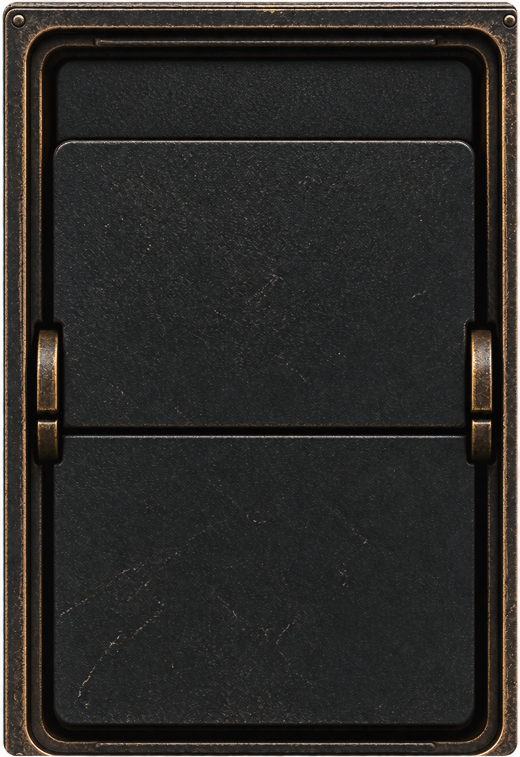
#> input picture assets/split-flap/experimental-v2/unlit-master.png, 1039 x 1514 px (shown at 1/2 size); its folder holds 3 pictures in this run
$ python prepare-experimental-flap-v2.py
#> lines starting #> are read from the running program, lines starting #| are printed output that depends on the picture
"""Build independently compositable hardware/card layers at native tile aspect.
Generated unlit-master supplies fixed frame pixels. Nine-slice frame reconstruction
preserves corner/hinge proportions; uninterrupted opaque material supplies cards.
"""
from pathlib import Path
from PIL import Image,ImageDraw
import json,hashlib
root=Path(__file__).resolve().parent.parent/'assets/split-flap/experimental-v2'
im=Image.open(root/'unlit-master.png').convert('RGBA');assert im.size==(1039,1514)
#> further down, im is the input picture: PIL image 1039x1514 RGBA; mean R, G, B, A 36, 33.7, 31.6, 243.6
w,h=826,1514;edge=130;joint=h//2
# Shorten the straight housing rails; preserve both side frames/corners at1:1.
# No global horizontal compression of hinges or corners.
frame=Image.new('RGBA',(w,h))
#> frame: PIL image 826x1514 RGBA; every value is 0
frame.paste(im.crop((0,0,edge,h)),(0,0))
frame.paste(im.crop((edge,0,1039-edge,h)).resize((w-2*edge,h),Image.Resampling.LANCZOS),(edge,0))
frame.paste(im.crop((1039-edge,0,1039,h)),(w-edge,0))
# Relocate each complete hinge assembly so the original joint862 maps to757,
# preserving its dimensions. Fill its former location with clean straight rail.
for x0,x1 in [(0,edge),(w-edge,w)]:
 band=frame.crop((x0,600,x1,1000));clean=frame.crop((x0,1000,x1,1105))
 frame.paste(band,(x0,495));frame.paste(clean,(x0,895))
#> this loop made 2 passes
#> pass 1, `band = frame.crop((x0, 600, x1, 1000))`:
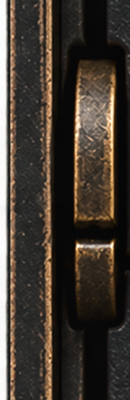
#> band: PIL image 130x400 RGBA; mean R, G, B, A 50.5, 41.6, 33.1, 235.3; transparent parts drawn white
#> pass 1, `clean = frame.crop((x0, 1000, x1, 1105))`:
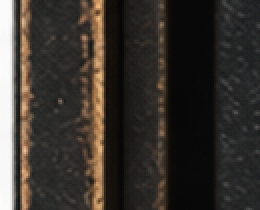
#> clean: PIL image 130x105 RGBA (shown 2 times larger); mean R, G, B, A 42, 36, 30.3, 234.8; transparent parts drawn white
#> after the loop:
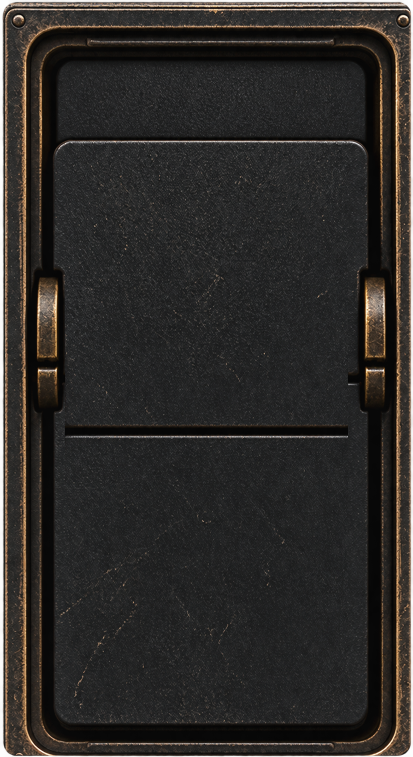
#> frame: PIL image 826x1514 RGBA (shown at 1/2 size); mean R, G, B, A 36.5, 33.8, 31.3, 242.9; transparent parts drawn white
mask=Image.new('L',(w,h),255);d=ImageDraw.Draw(mask)
#> after `mask = Image.new('L', (w, h), 255)`: mask: PIL image 826x1514 L; every value is 255
d.rectangle((126,299,w-110,1439),fill=0)
# Independent opaque mechanical joint; no seam is present on moving cards.
d.rectangle((126,joint-3,w-110,joint+3),fill=255)
seam=im.crop((126,859,930,866)).resize((w-110-126+1,7),Image.Resampling.LANCZOS)
frame.paste(seam,(126,joint-3))
from PIL import ImageChops
frame.putalpha(ImageChops.multiply(frame.getchannel('A'),mask))
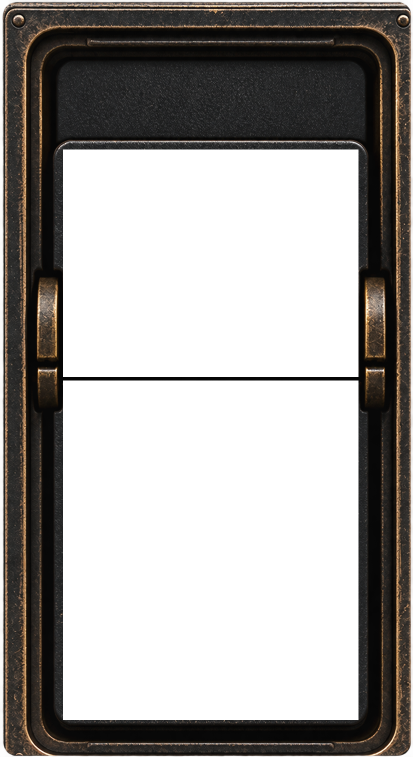
#> frame: PIL image 826x1514 RGBA (shown at 1/2 size); mean R, G, B, A 36.4, 33.7, 31.2, 110.5; transparent parts drawn white
frame.save(root/'experimental-fixed.png')
# Crop only material pixels. The material has no housing, hinge, edge, lamp or seam.
texture=Image.open(root/'card-material-source.png').convert('RGBA');assert texture.size==(1039,1514)
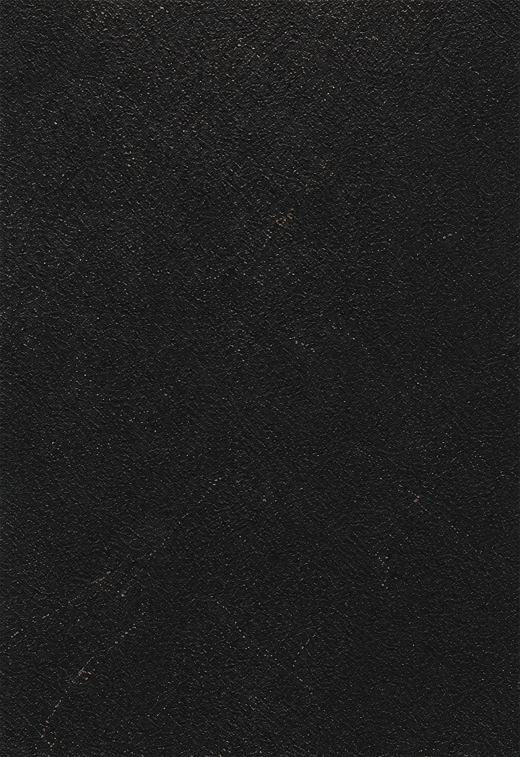
#> input picture assets/split-flap/experimental-v2/card-material-source.png, 1039 x 1514 px (shown at 1/2 size)
surface=texture.crop(((1039-w)//2,0,(1039-w)//2+w,h));assert surface.getchannel('A').getextrema()==(255,255)
#> after `surface = texture.crop(((1039 - w) // 2, 0, (1039 - w) // 2 + w, h))`:
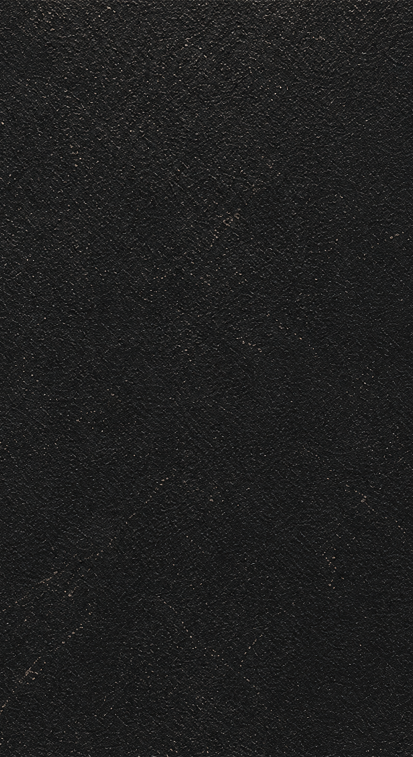
#> surface: PIL image 826x1514 RGBA (shown at 1/2 size); mean R, G, B, A 31, 31.1, 30.9, 255
surface.save(root/'experimental-surface.png')
surface.crop((0,0,w,joint)).save(root/'upper-flap.png');surface.crop((0,joint,w,h)).save(root/'lower-flap.png')
#> after `surface.crop((0, 0, w, joint)).save(root / 'upper-flap.png')`:
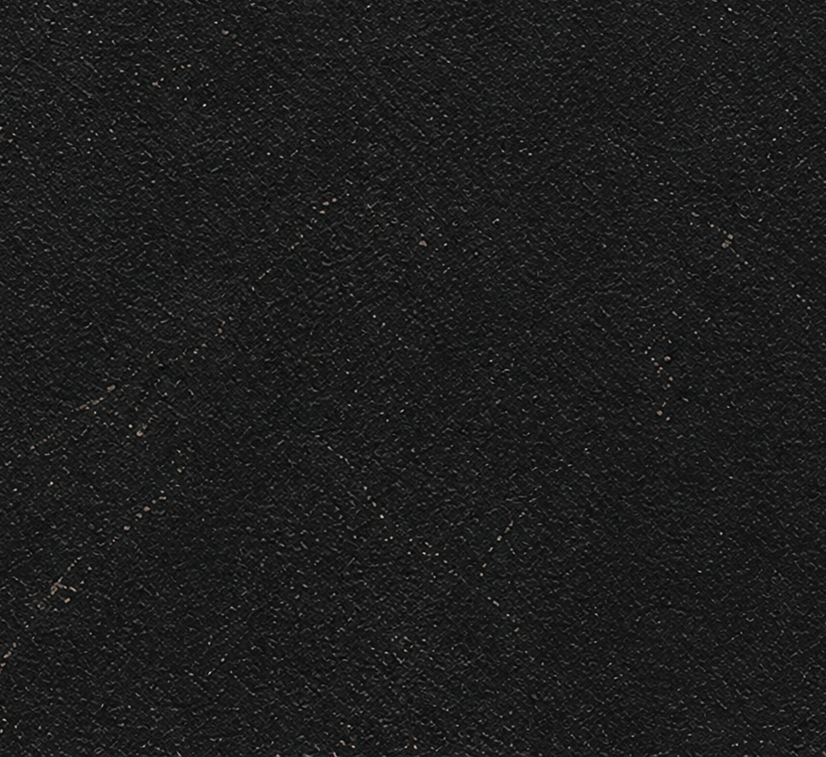
#> saved as lower-flap.png: PIL image 826x757 RGBA; mean R, G, B, A 28.9, 29.2, 29.1, 255
(root/'layer-contract.json').write_text(json.dumps({'canvas':[w,h],'source_canvas':[1039,1514],'source_seam':862,'registered_seam':joint,'pivot':0.5,'fixed_opening':[126,299,w-109,1440],'surface_alpha_range':[255,255],'native_tile':[70.28125,128.875],'aspect_error_fraction':abs((w/h)/(70.28125/128.875)-1),'registration':'Nine-slice straight rails; side frames and hinges1:1; complete hinge assemblies shifted-105px; seam relocated independently','moving_source':'Opaque hardware-free continuous generated material; no frame, hinge, seam or lamp pixels','fixed_source':'Generated unlit-master, clean aperture mask; hardware stationary','lighting':'Separate warm-lighting.svg/RGBA PNG controls ::after; original blank opacity/fade retained','upper_lower':'One continuous material split at757; CSS full material100%x200% is authoritative','hashes':{p.name:hashlib.sha256(p.read_bytes()).hexdigest() for p in root.glob('*.png')}},indent=2))
